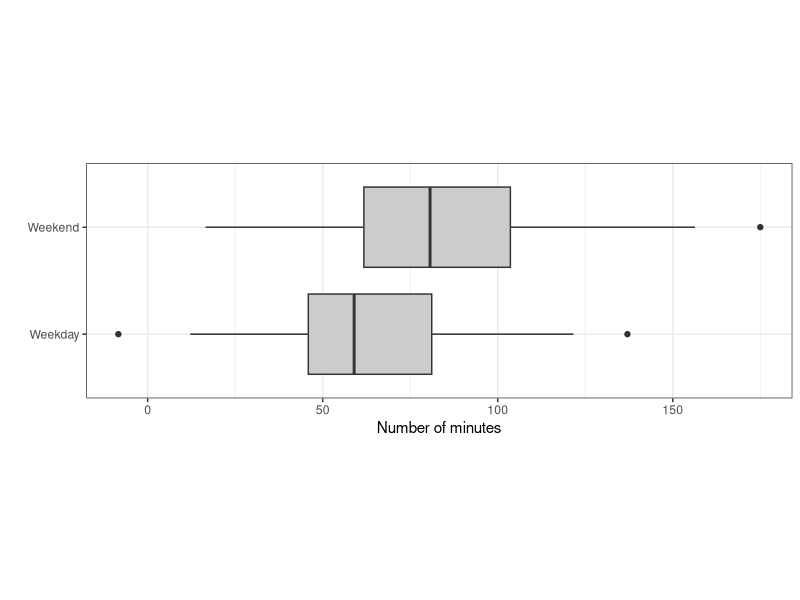

The R script that drew this image:
## ---- chunk 1
#| echo: false
#| message: false
set.seed(218)
wd <- rnorm(200,60.4 , 24.5)
we <- rnorm(200, 82.7, 29.1)
minutes <- c(wd, we)
day <- c(rep('Weekday', 200),rep('Weekend', 200))
library(ggplot2)
library(tidyverse)
ggplot(mapping = aes(x = minutes, y = day)) + 
  geom_boxplot(fill = 'grey80') + 
  theme_bw() + 
  labs(x = 'Number of minutes',
       y = '') + 
  theme(aspect.ratio = 1/3)

df <- data.frame(day, minutes)
df %>% 
  group_by(day) %>% 
  summarize(Mean = round(mean(minutes),1),
            sd = round(sd(minutes),1), 
            n = n()) %>% 
  knitr::kable(col.names = c('Type of Day', 'Mean', 'SD', 'Count'))
